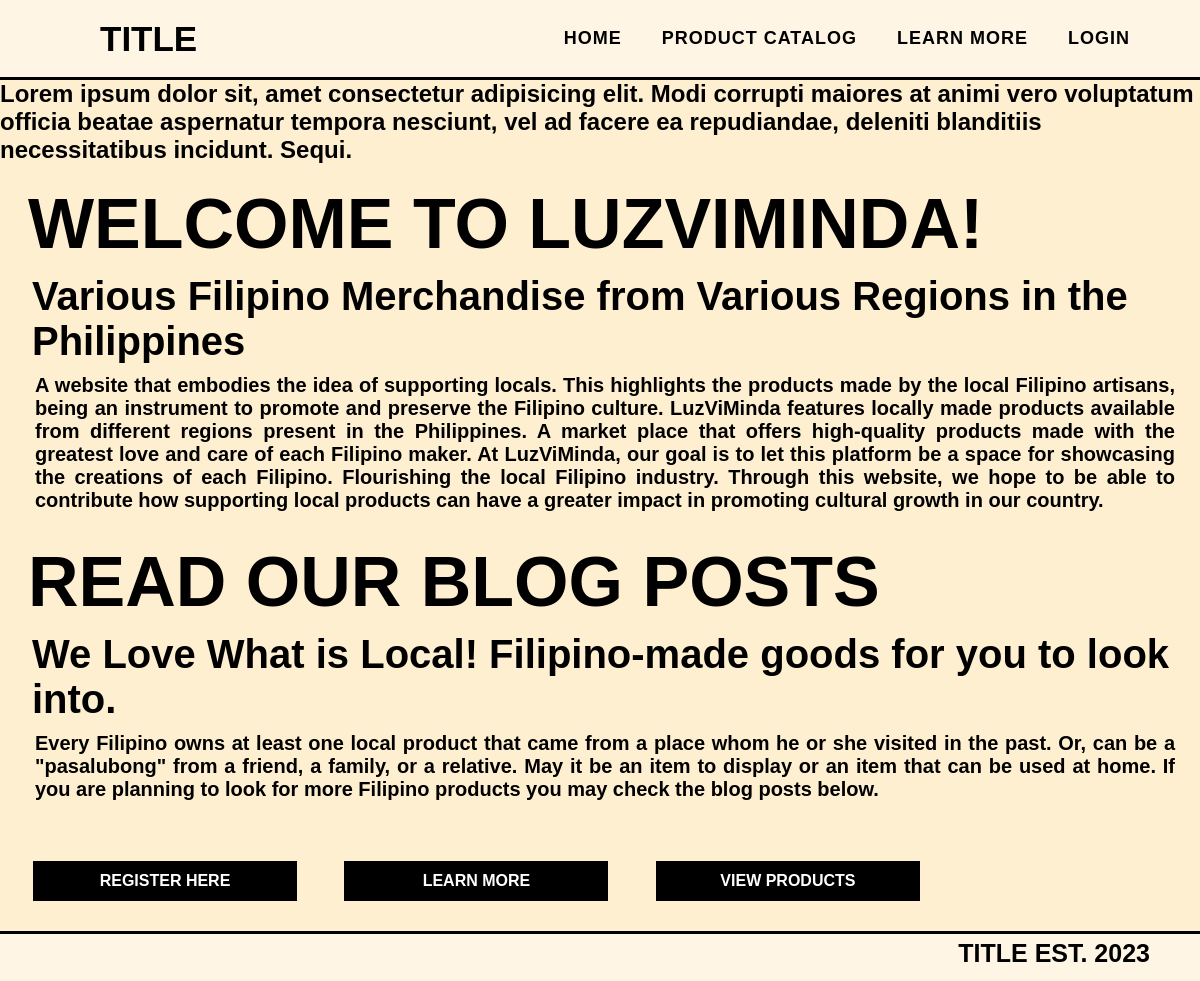
Before: / with the older database file.
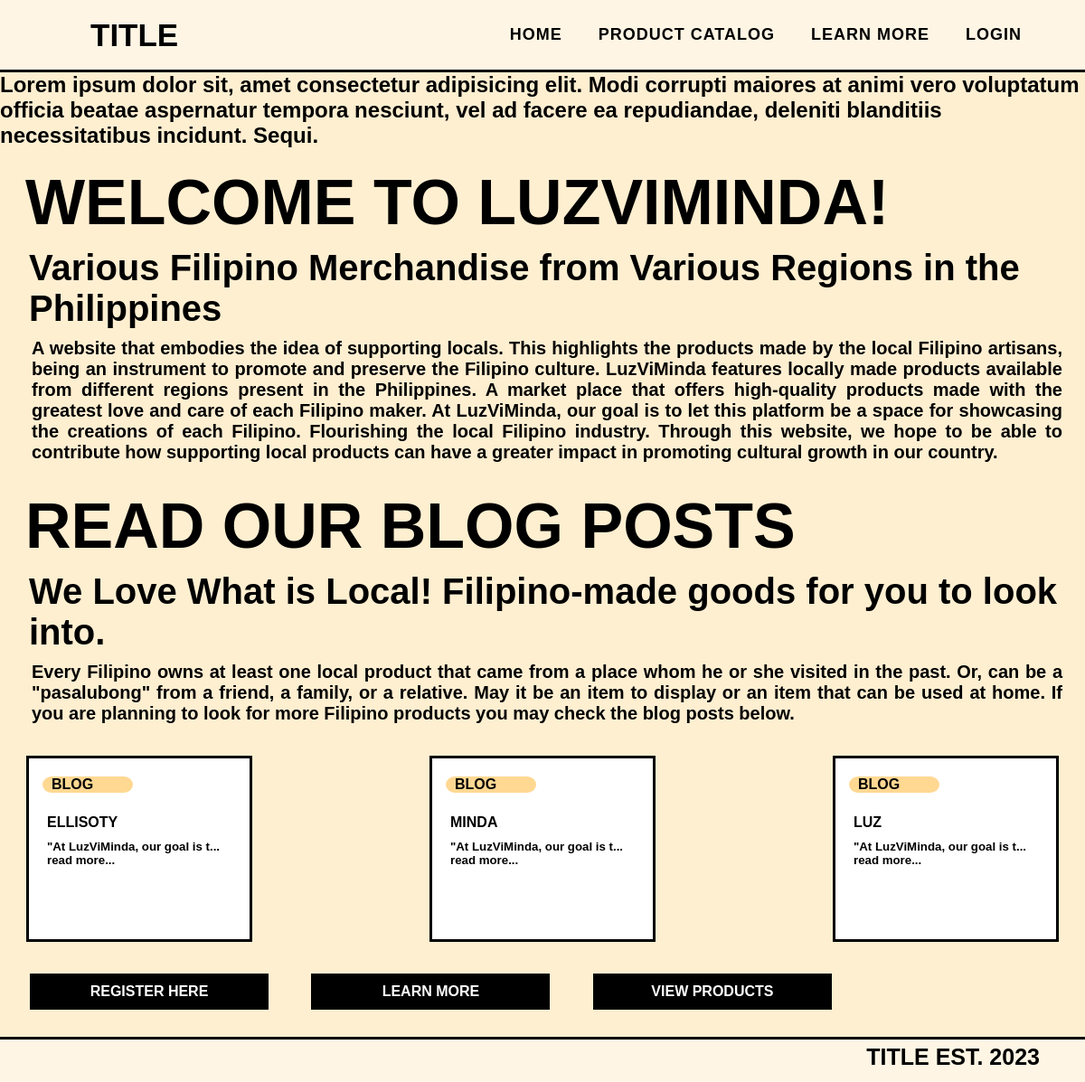
After: the same page with the newer database file.
### tables this page shows
CREATE TABLE `blog_post` (
  `post_id` int(30) NOT NULL,
  `user_id` int(30) NOT NULL,
  `title` varchar(255) NOT NULL,
  `content` varchar(1000) NOT NULL
);

### index.php (the view, shortened to what this page needs)
<?php
require_once 'config.php';
?>
<!DOCTYPE html>
<html lang="en">
<head>
    <link rel="stylesheet" href="styles/global.css">
    <link rel="stylesheet" href="styles/home.css">
    <link rel="stylesheet" href="styles/navbar.css">
    <link rel="stylesheet" href="styles/footer.css">
</head>
<body>
    <?php
    if (isset($_SESSION['loggedin'])) {
        require_once 'components/navbar-seller.php';
    }
        else{
        require_once 'components/navbar.php';
    }
    ?>
    <div>
     <h2>Lorem ipsum dolor sit, amet consectetur adipisicing elit. Modi corrupti maiores at animi vero voluptatum officia beatae aspernatur tempora nesciunt, vel ad facere ea repudiandae, deleniti blanditiis necessitatibus incidunt. Sequi.</h2>
    <div>
    <h1 class="welcome">WELCOME TO LUZVIMINDA!</h1>
    <h2 class="tagline">Various Filipino Merchandise from Various Regions in the Philippines</h2>
    <h3 class="content">A website that embodies the idea of supporting locals. This highlights the products made by the local Filipino artisans,
    being an instrument to promote and preserve the Filipino culture. LuzViMinda features locally made products available from different regions present in the Philippines.
    A market place that offers high-quality products made with the greatest love and care of each Filipino maker. At LuzViMinda, our goal is to let this platform be a space for showcasing the creations of each Filipino.
    Flourishing the local Filipino industry. Through this website, we hope to be able to contribute how supporting local products can have a greater impact in promoting cultural growth in our country.</h3>
    </div>
    <div>
    <h1 class="welcome">READ OUR BLOG POSTS</h1>
    <h2 class="tagline">We Love What is Local! Filipino-made goods for you to look into.</h2>
    <h3 class="content">Every Filipino owns at least one local product that came from a place whom he or she visited in the past. Or, can be a "pasalubong" from a friend, a family, or a relative.
    May it be an item to display or an item that can be used at home. If you are planning to look for more Filipino products you may check the blog posts below.</h3>
    </div>
    <div class="container">
        <div class="mid_container">
        <?php
        $sql = "SELECT* FROM blog_post";
        $result = mysqli_query($conn, $sql);
                    $resultCheck = mysqli_num_rows($result);
        if ($resultCheck > 0) {
            while ($row = mysqli_fetch_assoc($result)) {
        ?>
            <div class="card">
                <div class="capsule">
                    <p class="capsule_caption"> BLOG</p>
                </div>
                <h4 class="head">
                <?php echo   $row['title'] ?>
                </h4>
                <h5 class="read_more">
                <?php
                $sentence=$row['content'];
                if(strlen($sentence) >= 30) {
                    echo substr($sentence,0,29)."...";
                } else {
                    echo $sentence;
                }
                ?>
                <br> read more...
                </h5>
            </div>
           <?php }
           }?>
        </div>
    </div>
    <div class="mid_position_buttons">
        <a href="registration_form.php">
        <button class="button login">REGISTER HERE</button>
        </a>
        <a href="general/learn_more.php">
        <button class="button login">LEARN MORE</button>
        </a>
        <a href="general/product-catalog.php">
        <button class="button login">VIEW PRODUCTS</button>
        </a>
    </div>
    <?php require_once 'components/footer.php'?>
</body>
</html>

### components/navbar.php (shortened to what this page needs)
<!DOCTYPE html>
<html lang="en">
<head>
    <link rel="stylesheet" href="../styles/global.css">
    <link rel="stylesheet" href="../styles/navbar.css">
</head>
<body>
<nav class="sticky" id="navbar">
        <div class="logo">
            <p>TITLE</p>
        </div>
        <div>
            <ul>
            <li><a class="active" href="index.php">HOME</a></li>
                <li><a class="active" href="general/product-catalog.php">PRODUCT CATALOG</a></li>
                <li><a class="active" href="general/learn_more.php">LEARN MORE</a></li>
                <li><a class="active" href="login.php">LOGIN</a></li>
            </ul>
        </div>
</nav>
</body>
</html>

### components/footer.php (shortened to what this page needs)
<!DOCTYPE html>
<html lang="en">
<head>
    <link rel="stylesheet" href="styles/global.css">
    <link rel="stylesheet" href="styles/footer.css">
</head>
<body>
    <footer>
        <div class="footer">
            <p>TITLE EST. 2023</p>
        </div>
    </footer>
</body>
</html>

### styles/global.css (style rules this page uses)
:root { --bg: #FFEFD1; --wheat: #FEF5E4; --dark-blue: #003077; --orange: #FFA72A; --black: #000; --white: #FFF; --pastel-orange: #FFD892; --pastel-blue: #D6E6FE; --gray:#F3F3F3; }
* { padding: 0; margin: 0; font-family: "Poppins", sans-serif; box-sizing: border-box; color: var(--black); }
body { background: var(--bg); padding-top: 80px; padding-bottom: 80px; }

### styles/home.css (style rules this page uses)
a { text-decoration: none; }
.welcome { margin-top: 20px; margin-left: 28px; font-size: 70px; font-weight: bold; }
.tagline { margin-top: 10px; margin-left: 32px; font-size: 40px; }
.content { margin-top: 10px; margin-left: 35px; margin-right: 25px; margin-bottom: 30px; font-size: 20px; text-align: justify; }
.card { margin-top: 50px; width: 250px; border: solid; color: black; background-color: var(--white); padding: 20px; margin: 5px; }
.capsule_caption { margin-left: 10px; font-weight: bold; }
.capsule { border-radius: 10%/50%; width: 100px; background-color: var(--pastel-orange); margin-left: -5px; margin-bottom: 3vh; }
.container { display: flex; flex-direction: column; justify-content: center; align-items: center; }
.mid_container { display: flex; flex-wrap: wrap; align-items: center; justify-content: space-between; align-self: center; width: 96%; }
.head { width: 100%; margin-bottom: 10px; }
.read_more { width: 100%; margin-bottom: 60px; }
.login { margin-right: 10px; }
.button { display: inline; justify-content: center; align-items: center; width: 22%; background: var(--black); color: var(--white); height: 40px; margin-top: 30px; margin-left: 33px; border: none; border-radius: 0 !important; font-size: 16px; font-weight: bold; cursor: pointer; outline: none; transition: all 0.3s ease-in-out; }

### styles/navbar.css (style rules this page uses)
.sticky { position: fixed; top: 0; z-index: 1; width: 100%; height: 80px; }
nav { background-color: var(--wheat); color: black!important; display: flex; height: 80px; width: 100%; align-items: center; justify-content: space-between; padding: 0 50px 0 100px; flex-wrap: wrap; border-bottom: 3px solid var(--black); }
nav .logo { font-size: 35px; font-weight: 600; }
nav ul { display: flex; flex-wrap: wrap; list-style: none; }
nav ul li { margin: 0 5px; }
nav ul li a { text-decoration: none; color: var(--black); font-size: 18px; font-weight: 600; padding: 8px 15px 15px 15px; border-radius: 5px; letter-spacing: 1px; transition: all 0.3s ease; }

### styles/footer.css (style rules this page uses)
footer { position: fixed; left: 0; bottom: 0; display: flex; height: 50px; width: 100%; align-items: center; justify-content: flex-end; padding: 5px 50px 0 100px; flex-wrap: wrap; border-top: 3px solid var(--black); background-color: var(--wheat); z-index: 0; }
.footer { height: 80px; }
footer .footer { font-size: 25px; font-weight: 600; }

Changed rows visible on the page:
added blog_post: title "ELLISOTY", content "\"At LuzViMinda, our goal is t"
added blog_post: title "MINDA", content "\"At LuzViMinda, our goal is t"
added blog_post: title "LUZ", content "\"At LuzViMinda, our goal is t"
